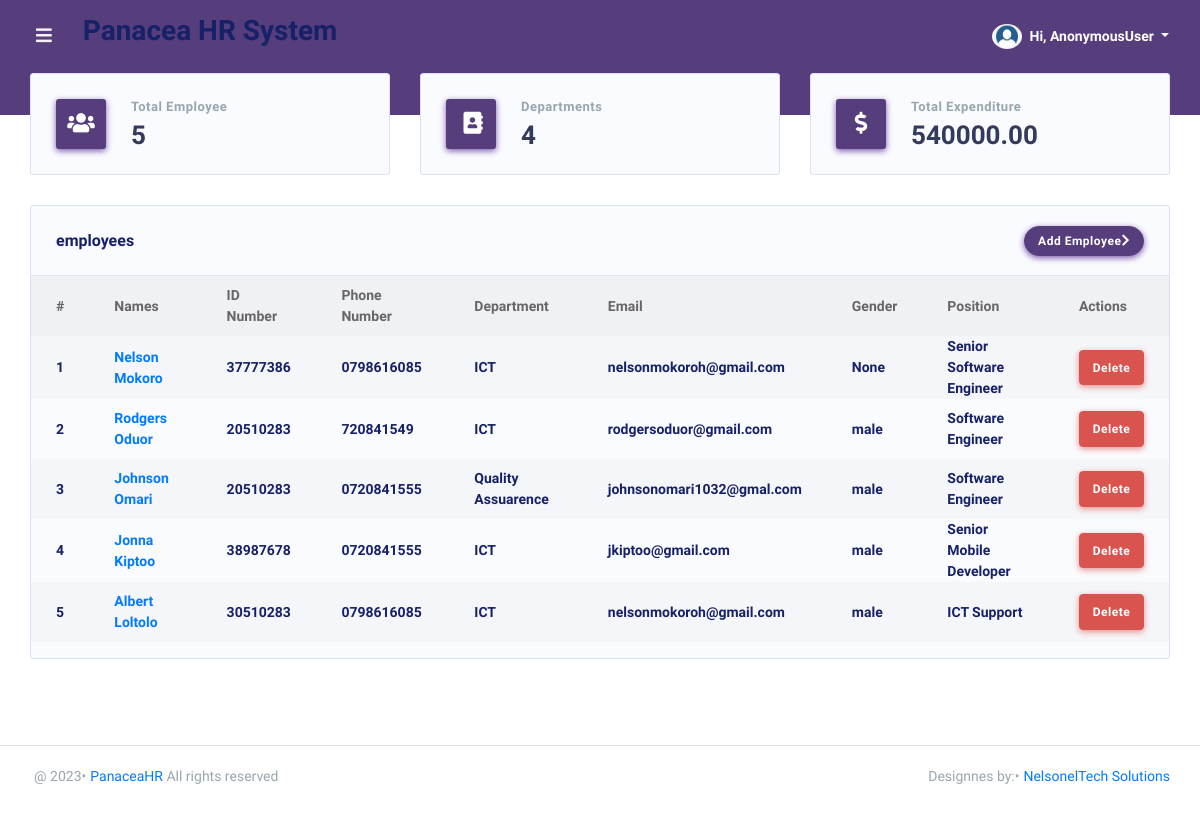
Page /dashboard/ on the earlier database version.
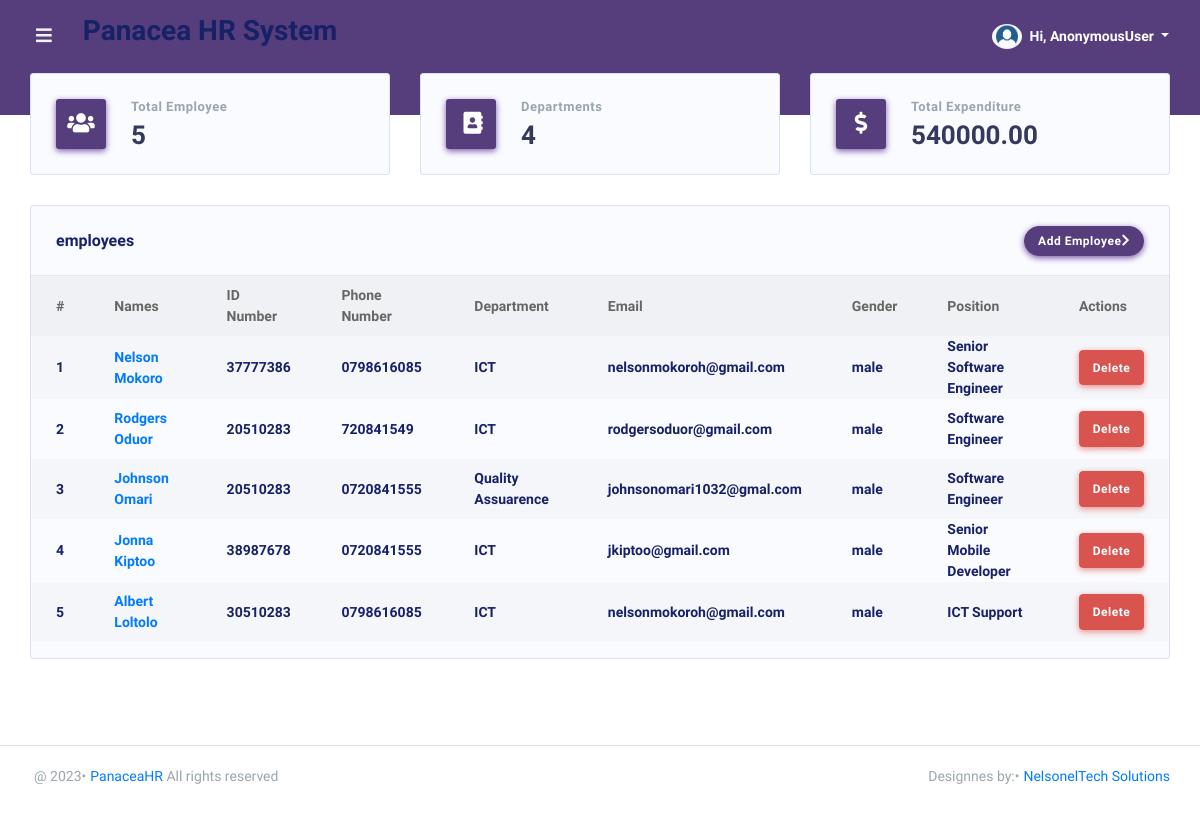
Same page on the later database version.
### PanaceaApp/models.py (models this page shows, shortened)
class Employee(models.Model):
    GENDER = (('male', 'MALE'), ('female', 'FEMALE'), ('other', 'OTHER'))
    fullname = models.CharField(max_length=255, blank=True, null=True)
    dateofbirth = models.DateField(blank=True, null=True)
    gender = models.CharField(choices=GENDER, max_length=10, blank=True, null=True)
    department = models.ForeignKey(Department, on_delete=models.SET_NULL, null=True)
    position = models.CharField(max_length=50, blank=True, null=True)
    email = models.EmailField(blank=True, null=True)
    idnumber = models.CharField(max_length=20, blank=True, null=True)
    telephone = models.CharField(max_length=20, blank=True, null=True)
    idphoto = models.ImageField(upload_to='static/media', blank=True, null=True)
    nssfphoto = models.ImageField(upload_to='static/media', blank=True, null=True)
    nhifphoto = models.ImageField(upload_to='static/media', blank=True, null=True)
    updated = models.DateTimeField(auto_now=True, null=True)
    created = models.DateTimeField(auto_now_add=True, null=True)
    class Meta:
        ordering = ['-updated', '-created']

class Department(models.Model):
    name = models.CharField(max_length=70, null=False, blank=False)
    history = models.TextField(max_length=1000, null=True, blank=True, default='No History')

### PanaceaApp/views.py (the view)
# urls.py: path('', views.home, name='home'),
def home(request):
    employees = Employee.objects.all()
    departments = Department.objects.all()
    salarys = Sallary.objects.all().aggregate(Sum('salary'))
    context = {'employees': employees, 'departments': departments, 'salarys': salarys}
    return render(request, 'PanaceaApp/home.html', context)

### PanaceaApp/templates/PanaceaApp/home.html (shortened to what the changed rows need)
{% extends 'main.html' %}
{% block content %}
{% load static %}
<div class="main-content">
    <section class="section">
        <div class="row row-deck">
            <div class="col-12">
                <div class="card">
                    <div class="card-body p-0">
                        <div class="table-responsive table-invoice">
                            <table class="table table-striped" id="table-1">
                                <thead>
                                    <tr>
                                        <th>#</th>
                                        <th>Names</th>
                                        <th>ID Number</th>
                                        <th>Phone Number</th>
                                        <th>Department</th>
                                        <th>Email</th>
                                        <th>Gender</th>
                                        <th>Position</th>
                                        <th>Actions</th>
                                    </tr>
                                </thead>
                                <tbody>
                                    {% for employee in employees %}
                                    <tr>
                                        <td class="font-weight-600">{{forloop.counter}}</td>
                                        <td class="font-weight-600"><a class="font-weight-600"
                                                href="{% url 'employeeDetail' employee.id %}">{{employee.fullname}}</a>
                                        </td>
                                        <td class="font-weight-600">{{employee.idnumber}}</td>
                                        <td class="font-weight-600">{{employee.telephone}}</td>
                                        <td class="font-weight-600">{{employee.department.name}}</td>
                                        <td class="font-weight-600">{{employee.email}}</td>
                                        <td class="font-weight-600">{{employee.gender}}</td>
                                        <td class="font-weight-600">{{employee.position}}</td>
                                        <td>
                                            <a href="{% url 'deleteEmployee' employee.id %}" class="btn btn-danger" type="button">Delete</a>
                                        </td>
                                    </tr>
                                    {% endfor %}
                                </tbody>
                            </table>
                        </div>
                    </div>
                </div>
            </div>
        </div>
    </section>
</div>
{% endblock %}

Differences in the rows shown:
changed Employee "Nelson Mokoro": gender "None" → "male"
